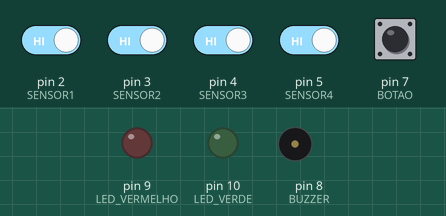
Simulated run of this sketch. Board: Arduino Uno, built with avr-gcc and run on an emulated ATmega328P. Shown: output pins drawn as LEDs (lit = HIGH), buzzer (waves = sounding, pin HIGH). The inputs (shaded band) are chosen by the test bench; at power-on: pin 2 (SENSOR1), pin 3 (SENSOR2), pin 4 (SENSOR3), pin 5 (SENSOR4), pin 7 (BOTAO) HIGH.

Above: at 1.2 s.
1.3 s: pin 7 (BOTAO) pulled LOW for 0.15 s
At 2.7 s:
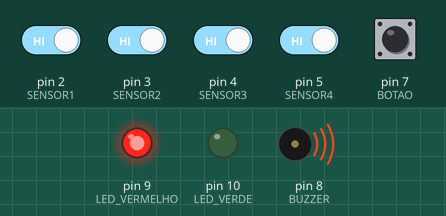
3.0 s: pin 7 (BOTAO) pulled LOW for 1 s
At 4.8 s:
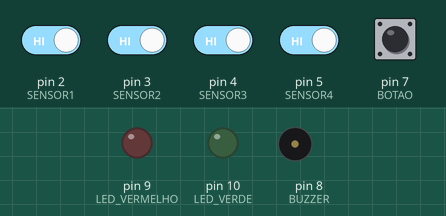
Timing chart, 0 to 6.3 s (numbered marks = the images above; inputs shaded):
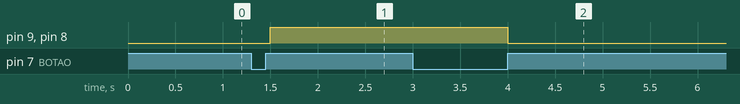

Measured:
- after the input at 1.3 s, pin 9 (LED_VERMELHO), pin 8 (BUZZER): LOW → HIGH after 0.20 s
- after the input at 3.0 s, pin 9 (LED_VERMELHO), pin 8 (BUZZER): HIGH → LOW after 1.0 s

The sketch:

exemploArduinoIDE_1.ino
```cpp
int SENSOR1=2; // Porta 1
int SENSOR2=3; // Janela 1
int SENSOR3=4; // Porta 2
int SENSOR4=5; // Janela 2
int BUZZER=8;
int BOTAO=7;
int LED_VERMELHO=9; // Armado (armado e sensor aberto)
int LED_VERDE=10;   // Tudo ok

bool armado = false;

void setup() {
  pinMode(SENSOR1, INPUT_PULLUP);
  pinMode(SENSOR2, INPUT_PULLUP);
  pinMode(SENSOR3, INPUT_PULLUP);
  pinMode(SENSOR4, INPUT_PULLUP);
  pinMode(BUZZER, OUTPUT);
  pinMode(BOTAO, INPUT_PULLUP);
  pinMode(LED_VERMELHO, OUTPUT);
  pinMode(LED_VERDE, OUTPUT);

  // iniciar com tudo desligado
  digitalWrite(LED_VERDE, LOW);
  digitalWrite(LED_VERMELHO, LOW);
  digitalWrite(BUZZER, LOW);
}

void loop() {
  // Alterna entre armado/desarmado
  if (digitalRead(BOTAO)== LOW){
    delay(200); // evita múltiplas leituras do mesmo clique
    armado = !armado; // inverte o estado
    while(digitalRead(BOTAO)== LOW); // espera soltar o botão
  }

 if(!armado){
  digitalWrite(LED_VERDE, LOW);
  digitalWrite(LED_VERMELHO, LOW);
  digitalWrite(BUZZER, LOW);
  return; // sai do loop e espera armar novamente
 }

  // Leitura dos sensores
  int estado1 = digitalRead(SENSOR1);
  int estado2 = digitalRead(SENSOR2);
  int estado3 = digitalRead(SENSOR3);
  int estado4 = digitalRead(SENSOR4);

  // Aqui: disparamos quando SENSOR == HIGH (ou seja, aberto)]
  if(armado && (estado1 == HIGH || estado2 == HIGH || estado3 == HIGH || estado4 == HIGH)){
    digitalWrite(LED_VERDE, LOW); // apaga o verde
    digitalWrite(LED_VERMELHO, HIGH); // acende vermelho
    digitalWrite(BUZZER, HIGH);
  }else{ // todos os sensores fechados
    digitalWrite(LED_VERMELHO, LOW);
    digitalWrite(LED_VERDE, HIGH); // acende
    digitalWrite(BUZZER, LOW); // desliga
  }

  delay(100); // pausa pequena
}
 
```
